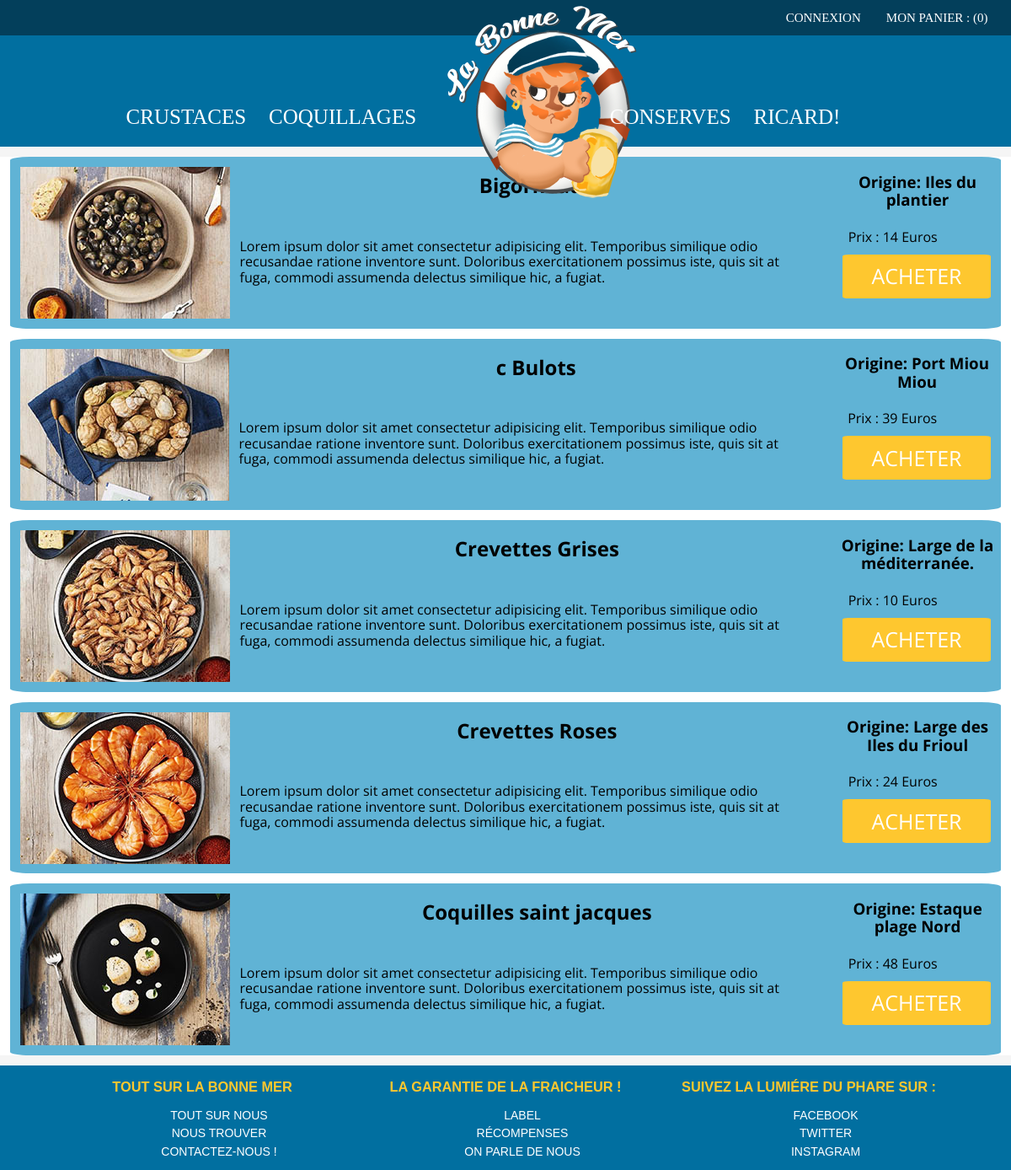
The page /index.php?controller=product&task=list&category=2 on the database its author committed.
### tables this page shows
CREATE TABLE IF NOT EXISTS `product` (
  `prod_id` int(10) UNSIGNED NOT NULL AUTO_INCREMENT,
  `prod_name` varchar(255) DEFAULT NULL,
  `prod_origin` varchar(100) NOT NULL,
  `prod_synopsis` text NOT NULL,
  `prod_description` text,
  `prod_price` double UNSIGNED DEFAULT NULL,
  `prod_picture` varchar(255) DEFAULT NULL,
  `prod_category` varchar(100) NOT NULL,
  PRIMARY KEY (`prod_id`)
);

### libraries/controllers/Controller.php (called while the page is built, shortened)
<?php
abstract class Controller {
    public function __construct(){
        $this->model = new $this->modelName();
    }
}

### libraries/autoload.php (called while the page is built, shortened)
<?php
spl_autoload_register(function($className){
    $className = str_replace("\\", "/", $className);
});

### libraries/Database.php (called while the page is built)
<?php
class Database {
    private static $instance = null;
    public static function getPdo(): PDO
    {
        if(self::$instance === null)
        {
            self::$instance = new PDO('mysql:host=localhost;dbname=labonnemer;charset=utf8', 'root', '', [
                PDO::ATTR_ERRMODE => PDO::ERRMODE_EXCEPTION,
                PDO::ATTR_DEFAULT_FETCH_MODE => PDO::FETCH_ASSOC
            ]);
        }
        return self::$instance;
    }
}

### libraries/models/Model.php (called while the page is built, shortened)
<?php
abstract class Model
{
    protected $pdo;
    protected $table;
    public function __construct()
    {
        $this->pdo = \Database::getPdo();
    }
    public function findAllByCategory(int $category)
    {
        $query = $this->pdo->prepare("SELECT * FROM {$this->table} WHERE prod_category = :prod_category");
        $query->execute(['prod_category' => $category]);
        $item = $query->fetchAll();
        return $item;
    }
}

### libraries/controllers/Product.php (called while the page is built, shortened)
<?php
require_once('libraries/autoload.php');
class Product extends Controller {
    public function list(){
        $products = $this->model->findAllByCategory($_GET['category']);
        \Renderer::render('products', compact('pageTitle', 'products'));
    }
}

### libraries/Application.php (called while the page is built, shortened)
<?php
class Application {
    public static function process()
    {
        $task = "index";
        if(!empty($_GET['task'])) {
            $task = $_GET['task'];
        }
        $controller = new $controllerName();
        $controller->$task();
    }
}

### index.php (called while the page is built, shortened)
<?php
 require_once('libraries/autoload.php');
 \Application::process();

### libraries/Renderer.php (called while the page is built, shortened)
<?php
class Renderer {
   public static function render(string $path, array $variables = []) {
        extract($variables);
        require('templates/' .$path . '.html.php');
        require_once('templates/layout.html.php');
    }
}

### templates/products.html.php (the view)
<?php foreach( $products as $product) : ?>
<article class="products">
    <img src="public/img/thumbnails/<?=  $product['prod_picture'] ?>" alt="Image du produit">
    <h2><?= $product['prod_name'] ?></h2>
    <h3>Origine: <?= $product['prod_origin'] ?></h3>
    <p><?=  $product['prod_synopsis'] ?></p>
    <em>Prix : <?=  $product['prod_price'] ?> Euros </em>
    <a href="test">acheter</a>
</article>
<?php endforeach ?>

### public/css/style.css (style rules this page uses)
* { box-sizing: border-box; outline: none; }
html { font-size: 62.5% }
body { background-color: #f5f5f5; text-align: center; color:black; font-size: 1.6rem; }
img { max-width: 100%; }
a { color: white; text-decoration: none; }
.products { background-color: #60b3d5; margin: 0 auto; border-radius: 2%; height: 20%; margin: 1%; overflow: hidden; }
.products img { float: left; margin: 1%; clear:both }
.products h2 { float: left; width: 60%; }
.products p { float: left; width: 55%; }
.products em { display: block; margin-top: 2%; font-style: normal; }
.products a { background-color: #fec72f; text-transform: uppercase; float: right; width: 15%; margin: 1%; padding: 1%; font-size: 2.5rem; border-radius: 4%; }
main p { text-align: left; }

### rows shown on the page
product: prod_picture (picture), prod_origin "Iles du plantier", prod_synopsis "Lorem ipsum dolor sit amet consectetur adipisicing elit. Temporibus similique odio recusandae ratione inventore sunt. Doloribus exercitationem possimus iste, quis sit at fuga, commodi assumenda delectus similique hic, a fugiat.", prod_price "14"
product: prod_picture (picture), prod_name "c Bulots", prod_origin "Port Miou Miou", prod_synopsis "Lorem ipsum dolor sit amet consectetur adipisicing elit. Temporibus similique odio recusandae ratione inventore sunt. Doloribus exercitationem possimus iste, quis sit at fuga, commodi assumenda delectus similique hic, a fugiat.", prod_price "39"
product: prod_picture (picture), prod_name "Crevettes Grises", prod_origin "Large de la méditerranée.", prod_synopsis "Lorem ipsum dolor sit amet consectetur adipisicing elit. Temporibus similique odio recusandae ratione inventore sunt. Doloribus exercitationem possimus iste, quis sit at fuga, commodi assumenda delectus similique hic, a fugiat.", prod_price "10"
product: prod_picture (picture), prod_name "Crevettes Roses", prod_origin "Large des Iles du Frioul", prod_synopsis "Lorem ipsum dolor sit amet consectetur adipisicing elit. Temporibus similique odio recusandae ratione inventore sunt. Doloribus exercitationem possimus iste, quis sit at fuga, commodi assumenda delectus similique hic, a fugiat.", prod_price "24"
product: prod_picture (picture), prod_name "Coquilles saint jacques", prod_origin "Estaque plage Nord", prod_synopsis "Lorem ipsum dolor sit amet consectetur adipisicing elit. Temporibus similique odio recusandae ratione inventore sunt. Doloribus exercitationem possimus iste, quis sit at fuga, commodi assumenda delectus similique hic, a fugiat.", prod_price "48"
